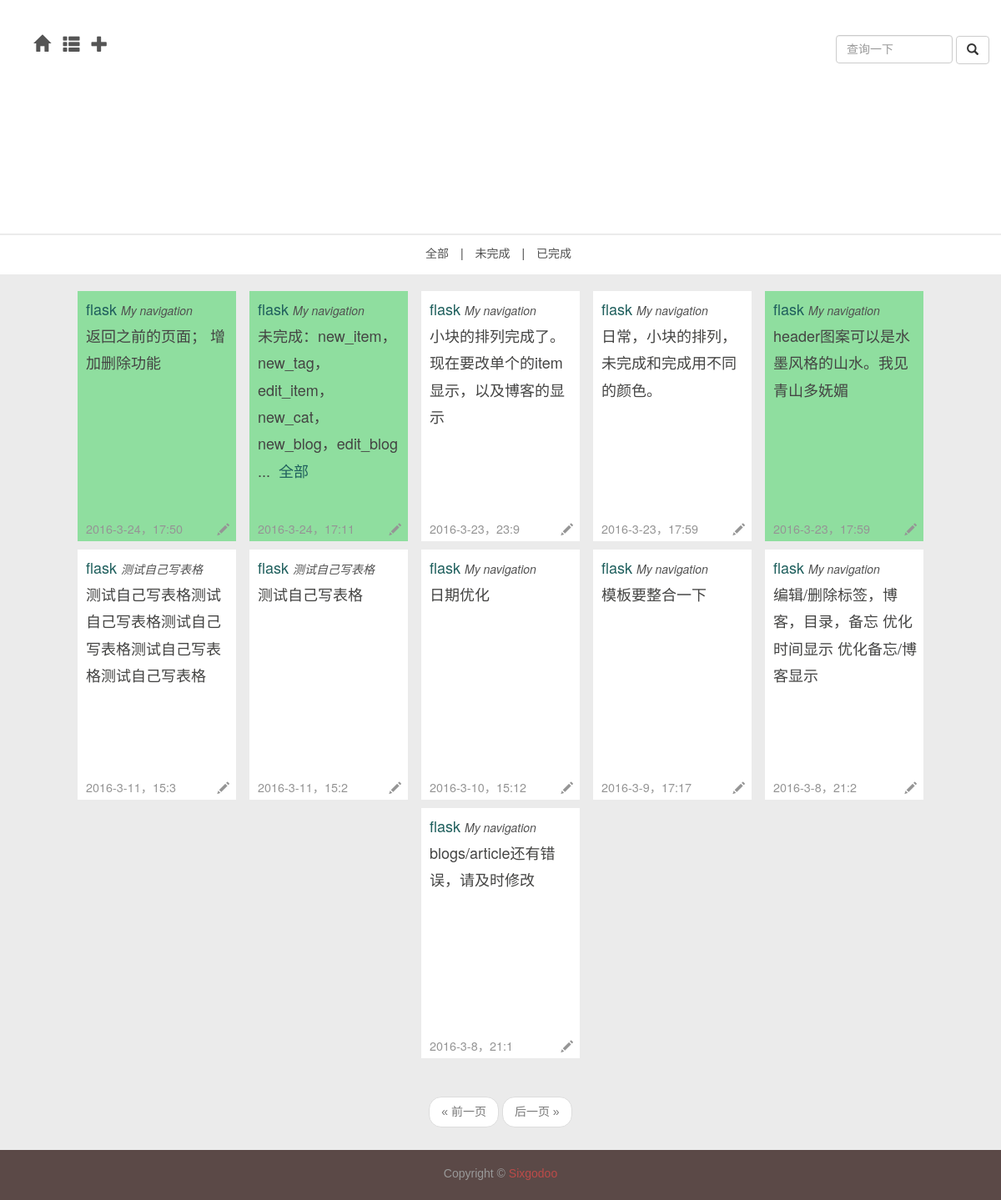
Page /daily/tag/2 on the earlier database version.
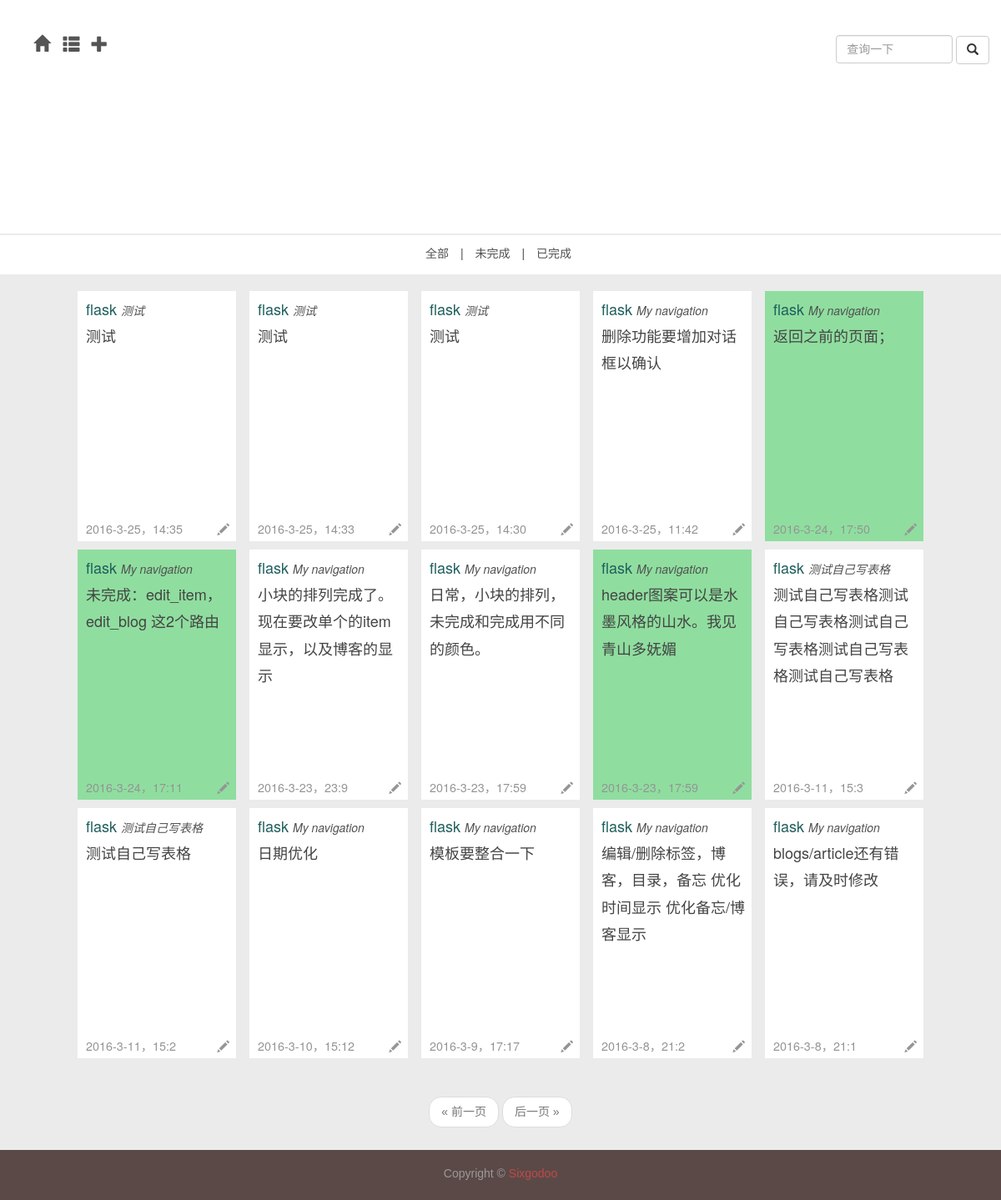
Same page on the later database version.
### app/models.py (models this page shows, shortened)
class Item(db.Model):
	__tablename__ = 'items'
	id = db.Column(db.Integer, primary_key = True)
	name = db.Column(db.String, index = True)
	tag_id = db.Column(db.Integer, db.ForeignKey('tags.id'))
	timestamp = db.Column(db.DateTime,index=True,default=datetime.now)
	flags = db.Column(db.SmallInteger)								   # 16 bits integer, now 0 means not abandoned 2016.03.04 12:59:26
	text = db.Column(db.Text)

class Tag(db.Model):
	__tablename__ = 'tags'
	id = db.Column(db.Integer, primary_key = True)
	name = db.Column(db.String, unique = True)
	items = db.relationship('Item', backref = 'tag')

### app/main/views.py (the view)
@main.route('/daily/tag/<int:tag_id>',methods=['GET','POST'])
def tag(tag_id):
	form = QueryItemForm()
	page = request.args.get('page',1,type=int)
	if form.validate_on_submit():
		pagination = Item.query.filter_by(name=form.item_name.data).\
			order_by(Item.timestamp.desc()).\
			paginate(page,per_page=current_app.config['FLASKY_POSTS_PER_PAGE'],error_out=False)
		items = pagination.items
		return render_template('daily.html',title=u"检索",items=items,form=form,pagination=pagination)
	pagination = Item.query.filter_by(tag_id=tag_id).order_by(Item.timestamp.desc()).paginate(page,per_page=current_app.config['FLASKY_POSTS_PER_PAGE'],error_out=False)
	items = pagination.items
	return render_template('tag.html',title=u"日常",tag_id=tag_id,items=items,form=form,pagination=pagination)

### app/main/forms.py
class QueryItemForm(Form):
	item_name = StringField('',\
		validators=[Required()])
	submit = SubmitField(u'查询')

### app/templates/tag.html
{% extends "daily.html" %}
{% block page %}
	{% if pagination %}
	<div class="pagination my-pagination">
		<div class="container">
			{{macros.pagination_widget(pagination,'main.tag',tag_id=tag_id)}}
		</div>
	</div>
	{% endif %}
{% endblock %}

### app/templates/daily.html (shortened to what this page needs)
{% extends "new_base.html" %}
{% import "bootstrap/wtf.html" as wtf %}
{% block head %}
	{{super()}}
	<link href={{ url_for('static',filename='daily.css') }} rel="stylesheet">
{% endblock %}
{% block topnav %}
<div class="top-nav">
<ul class="list-inline">
	<li role="presentation"><a href={{url_for('main.daily')}}>全部</a></li>
	<li>|</li>
	<li role="presentation"><a href={{url_for('main.daily_req',req_id=0)}}>未完成</a></li>
	<li>|</li>
	<li role="presentation"><a href={{url_for('main.daily_req',req_id=1)}}>已完成</a></li>
</ul>
</div>
{% endblock %}
{%block nav_extent%}
<div class="nav-ul lg">
	<div class="dropdown">
	<a class="dropdown-toggle" data-toggle="dropdown" role="button" aria-haspopup="true" aria-expanded="false">
		<span class="glyphicon glyphicon-plus" aria-hidden="true"></span>
	</a>
</div>
</div>
{%endblock%}
{% block content %}
	<div class="main">
	{% if items %}
	{% for item in items %}
	<article {% if item.flags %}class="post post-ok"{% else %}class="post post-not"{%endif%}>
		<header class="post-text">
			<p>
				<a href={{url_for('main.tag',tag_id=item.tag.id)}}>{{item.tag.name}}</a>
				<a href={{url_for('main.item',item_id=item.id)}}><i style="font-size:14px;">{{item.name}}</i></a>
			</p>
			<p>{{item.text[:57]}}
				{% if item.text[58] %}
				...&nbsp; <a href={{url_for('main.item',item_id=item.id)}}>全部</a>
				{% endif %}
			</p>
					<p class="post-time">
						{{item.timestamp.year}}-{{item.timestamp.month}}-{{item.timestamp.day}}，{{item.timestamp.hour}}:{{item.timestamp.minute}}
					</p>
					<div class="post-edit">
						<a href={{url_for('main.edit_item',item_id=item.id)}}>
							<span class="glyphicon glyphicon-pencil"></span>
						</a>
					</div>
				</header>
</article>
{% endfor %}
{% endif %}
</div>
<div class="container">
	<div class="nav-query">
		<form action="" method="post" name="item_query">
				{{form.item_name(class="form-control",placeholder="查询一下")}}
				<button class="btn btn-default" type="submit" style="inline-block">
					<span class="glyphicon glyphicon-search"></span>
				</button>
		</form>
	</div>
</div>
{% endblock %}

Differences in the rows shown:
added Item: tag.name "flask", name "测试", text "测试", timestamp.year "2016", timestamp.month "3", timestamp.day "25", timestamp.hour "14", timestamp.minute "35"
added Item: tag.name "flask", name "测试", text "测试", timestamp.year "2016", timestamp.month "3", timestamp.day "25", timestamp.hour "14", timestamp.minute "33"
added Item: tag.name "flask", name "测试", text "测试", timestamp.year "2016", timestamp.month "3", timestamp.day "25", timestamp.hour "14", timestamp.minute "30"
added Item: tag.name "flask", name "My navigation", text "删除功能要增加对话框以确认", timestamp.year "2016", timestamp.month "3", timestamp.day "25", timestamp.hour "11", timestamp.minute "42"
changed Item: text "返回之前的页面； 增加删除功能" → "返回之前的页面；"
changed Item: text "未完成：new_item，new_tag，edit_item，new_cat，new_blog，edit_blog" → "未完成：edit_item，edit_blog 这2个路由"; no longer shows "... 全部"
